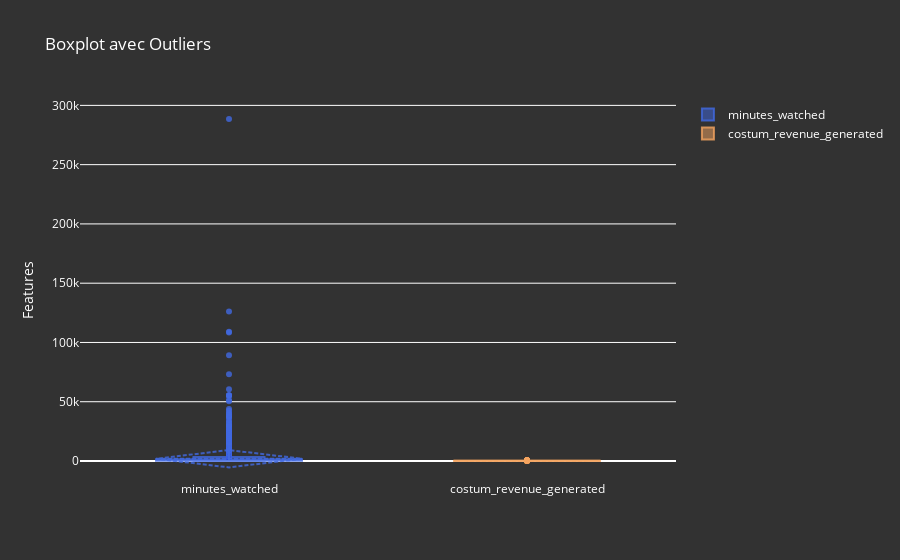

Notebook source saved alongside this figure:
### Markdown cell above
## Outliers

### Code cell
curve_colors = [
    'rgba(65, 105, 225, 0.8)', 'rgba(244, 164, 96, 0.8)', 
    'rgba(205, 92, 92, 0.8)', 'rgba(20, 92, 92, 0.8)', 
    'rgba(205, 9, 92, 0.8)'
]

fig = go.Figure()

for i, y in enumerate(['minutes_watched','costum_revenue_generated']):
        fig.add_trace(go.Box(
            y=data[y],
            name=f'{y}',
            marker_color=curve_colors[i % len(curve_colors)],
            boxmean='sd'
        ))

fig.update_layout(
    plot_bgcolor='rgba(50, 50, 50, 1)',
    paper_bgcolor='rgba(50, 50, 50, 1)',
    font=dict(color='white'),
    title="Boxplot avec Outliers",
    yaxis=dict(title="Features")
)

fig.show()

### Figure 1 — Plotly figure (JSON) as saved in the notebook; plotly's stock layout.template omitted (floating-point values rounded to 4 significant figures; data arrays with more than 128 entries replaced by an {"elided": "..."} marker saying what was removed)
{"data": [{"boxmean": "sd", "marker": {"color": "rgba(65, 105, 225, 0.8)"}, "name": "minutes_watched", "type": "box", "y": {"elided": "3834 int values"}}, {"boxmean": "sd", "marker": {"color": "rgba(244, 164, 96, 0.8)"}, "name": "costum_revenue_generated", "type": "box", "y": {"elided": "3834 float values"}}], "layout": {"font": {"color": "white"}, "paper_bgcolor": "rgba(50, 50, 50, 1)", "plot_bgcolor": "rgba(50, 50, 50, 1)", "title": {"text": "Boxplot avec Outliers"}, "yaxis": {"title": {"text": "Features"}}}}
